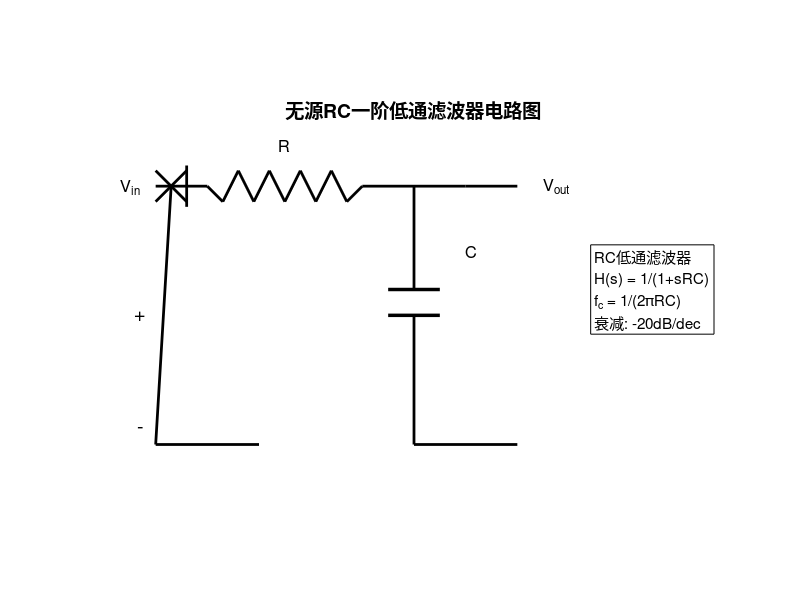
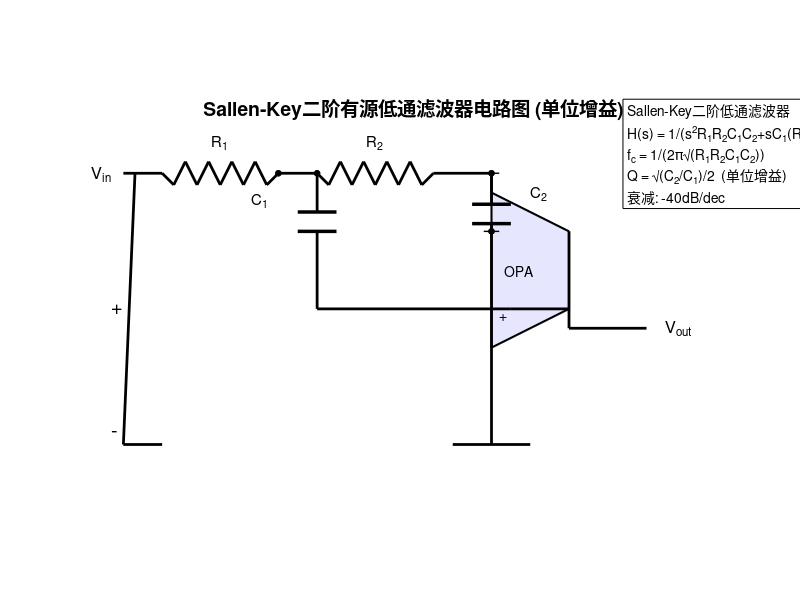

Write the MATLAB code that produced these figures, in order.
%% ============================================================
% 模拟滤波电路图绘制
% 使用MATLAB图形绘制RC和Sallen-Key电路拓扑图
%% ============================================================
clc; clear; close all;

%% ---- 图1：无源RC低通滤波电路 ----
figure('Name', 'RC低通滤波电路', 'Position', [200, 300, 700, 400]);
hold on; axis equal off;
xlim([0, 12]); ylim([0, 6]);

% 输入电压源 Vin
plot([1, 2], [5, 5], 'k', 'LineWidth', 2);        % 导线
plot([1, 1.3], [0, 5], 'k', 'LineWidth', 2);       % 左侧引线
plot([1, 1.6], [5.3, 4.7], 'k', 'LineWidth', 2);   % 电池正极
plot([1.6, 1.6], [5.4, 4.6], 'k', 'LineWidth', 2); % 电池负极
plot([1.6, 1], [5.3, 4.7], 'k', 'LineWidth', 2);   % 电池上边
text(0.7, 5, 'V_{in}', 'FontSize', 12, 'HorizontalAlignment', 'right');
text(0.7, 2.5, '+', 'FontSize', 14, 'HorizontalAlignment', 'center');
text(0.7, 0.3, '-', 'FontSize', 14, 'HorizontalAlignment', 'center');

% 电阻 R (用锯齿线表示)
x_r = 2:0.3:5;
y_r = 5 + 0.3 * (-1).^(0:length(x_r)-1);
y_r(1) = 5; y_r(end) = 5;
plot(x_r, y_r, 'k', 'LineWidth', 2);
text(3.5, 5.8, 'R', 'FontSize', 12, 'HorizontalAlignment', 'center');

% 连接导线
plot([5, 6], [5, 5], 'k', 'LineWidth', 2);

% 电容 C (两条平行线)
plot([6, 6], [5, 3], 'k', 'LineWidth', 2);          % 上引线
plot([5.5, 6.5], [3, 3], 'k', 'LineWidth', 2.5);    % 上极板
plot([5.5, 6.5], [2.5, 2.5], 'k', 'LineWidth', 2.5);% 下极板
plot([6, 6], [2.5, 0], 'k', 'LineWidth', 2);        % 下引线到地
text(7, 3.75, 'C', 'FontSize', 12);

% 输出 Vout (从RC结点引出)
plot([6, 7], [5, 5], 'k', 'LineWidth', 2);
plot([7, 8], [5, 5], 'k', 'LineWidth', 2);
text(8.5, 5, 'V_{out}', 'FontSize', 12, ...
     'HorizontalAlignment', 'left');

% 地线
plot([1, 3], [0, 0], 'k', 'LineWidth', 2);
plot([6, 8], [0, 0], 'k', 'LineWidth', 2);
% 接地符号
plot([1.5, 1.5], [0, -0.5], 'k', 'LineWidth', 1.5);
plot([1.1, 1.9], [-0.5, -0.5], 'k', 'LineWidth', 1.5);
plot([1.3, 1.7], [-0.8, -0.8], 'k', 'LineWidth', 1);
plot([6.5, 6.5], [0, -0.5], 'k', 'LineWidth', 1.5);
plot([6.1, 6.9], [-0.5, -0.5], 'k', 'LineWidth', 1.5);
plot([6.3, 6.7], [-0.8, -0.8], 'k', 'LineWidth', 1);

% 标注传递函数和截止频率
text(9.5, 3, sprintf(['RC低通滤波器\n' ...
       'H(s) = 1/(1+sRC)\n' ...
       'f_c = 1/(2\\piRC)\n' ...
       '衰减: -20dB/dec']), ...
     'FontSize', 11, 'BackgroundColor', 'w', 'EdgeColor', 'k');

title('无源RC一阶低通滤波器电路图', 'FontSize', 14);
box on;

%% ---- 图2：Sallen-Key二阶有源低通滤波电路 ----
figure('Name', 'Sallen-Key滤波电路', 'Position', [300, 200, 900, 550]);
hold on; axis equal off;
xlim([0, 16]); ylim([0, 8]);

% ---- 运放三角形 ----
% 运放主体
opamp_x = [10, 12, 12, 10];
opamp_y = [2.5, 3.5, 5.5, 6.5];
fill(opamp_x, opamp_y, [0.9 0.9 1], 'EdgeColor', 'k', 'LineWidth', 1.5);
text(10.7, 4.5, 'OPA', 'FontSize', 10, 'HorizontalAlignment', 'center');
% +/- 标记
text(10.3, 3.3, '+', 'FontSize', 10, 'HorizontalAlignment', 'center');
text(10.3, 5.7, '-', 'FontSize', 10, 'HorizontalAlignment', 'center');

% ---- Vin ----
plot([0.5, 1.5], [7, 7], 'k', 'LineWidth', 2);
text(0.2, 7, 'V_{in}', 'FontSize', 12, 'HorizontalAlignment', 'right');
plot([0.5, 0.8], [0, 7], 'k', 'LineWidth', 2);
text(0.2, 3.5, '+', 'FontSize', 14);
text(0.2, 0.3, '-', 'FontSize', 14);

% ---- R1 ----
x_r1 = 1.5:0.3:4.5;
y_r1 = 7 + 0.3 * (-1).^(0:length(x_r1)-1);
y_r1(1) = 7; y_r1(end) = 7;
plot(x_r1, y_r1, 'k', 'LineWidth', 2);
text(3, 7.8, 'R_1', 'FontSize', 11, 'HorizontalAlignment', 'center');

% ---- 节点1 (R1-R2-C1连接点) ----
plot([4.5, 5.5], [7, 7], 'k', 'LineWidth', 2);

% ---- R2 ----
x_r2 = 5.5:0.3:8.5;
y_r2 = 7 + 0.3 * (-1).^(0:length(x_r2)-1);
y_r2(1) = 7; y_r2(end) = 7;
plot(x_r2, y_r2, 'k', 'LineWidth', 2);
text(7, 7.8, 'R_2', 'FontSize', 11, 'HorizontalAlignment', 'center');

% ---- R2到运放同相输入端 ----
plot([8.5, 10], [7, 7], 'k', 'LineWidth', 2);
plot([10, 10], [7, 6.5], 'k', 'LineWidth', 2);  % 连接到运放+
plot([9.8, 10.2], [7, 7], 'k', 'LineWidth', 1);
plot([10, 10], [7, 7], 'ko', 'MarkerFaceColor', 'k', 'MarkerSize', 4);

% ---- C1 (节点1到运放输出) ----
plot([5.5, 5.5], [7, 6], 'k', 'LineWidth', 2);       % 上引线
plot([5, 6], [6, 6], 'k', 'LineWidth', 2.5);          % 上极板
plot([5, 6], [5.5, 5.5], 'k', 'LineWidth', 2.5);      % 下极板
plot([5.5, 5.5], [5.5, 3.5], 'k', 'LineWidth', 2);    % 下引线
% 连接到运放输出(反馈)
plot([5.5, 10.5], [3.5, 3.5], 'k', 'LineWidth', 2);
plot([12, 12], [3.5, 3.5], 'k', 'LineWidth', 2);
plot([10.5, 12], [3.5, 3.5], 'k', 'LineWidth', 2);    % 反馈路径
text(3.8, 6.3, 'C_1', 'FontSize', 11);

% ---- 运放输出 (Vo) ----
plot([12, 12], [3.5, 3], 'k', 'LineWidth', 2);        % 运放输出向下
plot([12, 14], [3, 3], 'k', 'LineWidth', 2);
text(14.5, 3, 'V_{out}', 'FontSize', 12, ...
     'HorizontalAlignment', 'left');

% ---- C2 (运放同相输入端+ 到地) ----
% Sallen-Key拓扑: C2连接在运放同相输入端(+)和地之间
plot([10, 10], [7, 6.2], 'k', 'LineWidth', 2);        % 从+输入端向下
plot([9.5, 10.5], [6.2, 6.2], 'k', 'LineWidth', 2.5);  % 上极板(C2)
plot([9.5, 10.5], [5.7, 5.7], 'k', 'LineWidth', 2.5);  % 下极板(C2)
plot([10, 10], [5.7, 0], 'k', 'LineWidth', 2);         % 到地
text(11, 6.5, 'C_2', 'FontSize', 11);

% 单位增益跟随器: 运放输出直接反馈到反相输入端(-)
plot([12, 12], [3.5, 5.5], 'k', 'LineWidth', 2);
plot([9.8, 10.2], [5.5, 5.5], 'k', 'LineWidth', 1);
plot([10, 10], [5.5, 5.5], 'ko', 'MarkerFaceColor', 'k', 'MarkerSize', 4);

% ---- 地线 ----
plot([0.5, 1.5], [0, 0], 'k', 'LineWidth', 2);
plot([9, 11], [0, 0], 'k', 'LineWidth', 2);
% 接地符号
for x_gnd = [0.8, 10]
    plot([x_gnd, x_gnd], [0, -0.4], 'k', 'LineWidth', 1.5);
    plot([x_gnd-0.4, x_gnd+0.4], [-0.4, -0.4], 'k', 'LineWidth', 1.5);
    plot([x_gnd-0.25, x_gnd+0.25], [-0.65, -0.65], 'k', 'LineWidth', 1);
end

% ---- 节点标记 ----
plot([5.5, 5.5], [7, 7], 'ko', 'MarkerFaceColor', 'k', 'MarkerSize', 4);
plot([4.5, 4.5], [7, 7], 'ko', 'MarkerFaceColor', 'k', 'MarkerSize', 4);

text(13.5, 7.5, sprintf(['Sallen-Key二阶低通滤波器\n' ...
       'H(s) = 1/(s^2R_1R_2C_1C_2+sC_1(R_1+R_2)+1)\n' ...
       'f_c = 1/(2\\pi\\surd(R_1R_2C_1C_2))\n' ...
       'Q = \\surd(C_2/C_1)/2  (单位增益)\n' ...
       '衰减: -40dB/dec']), ...
     'FontSize', 10, 'BackgroundColor', 'w', 'EdgeColor', 'k');

title('Sallen-Key二阶有源低通滤波器电路图 (单位增益)', 'FontSize', 14);
box on;

fprintf('电路图绘制完成。\n');
